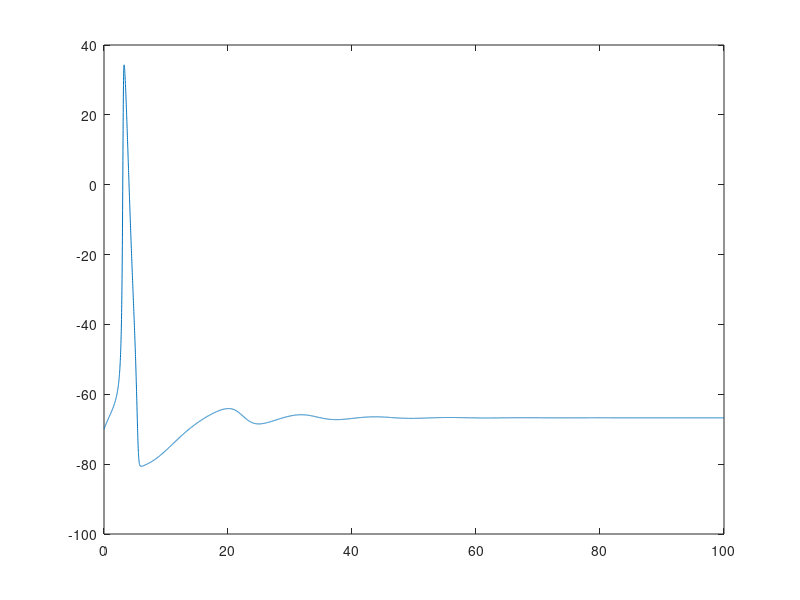
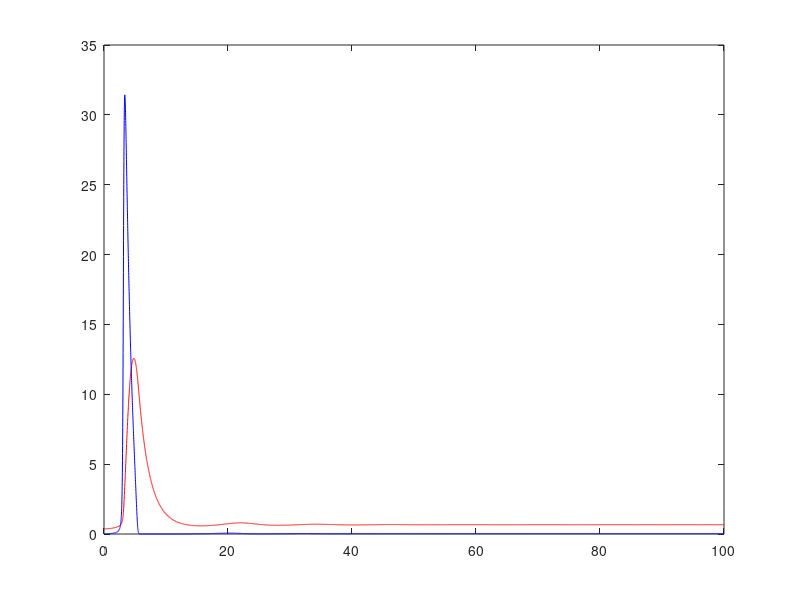

The MATLAB source for these figures, in order:
%Initialize all constants
g_k = 36;
g_na = 120;
g_l = .3;
e_k = -12;
e_na = 115;
e_l = 10.6;
v_rest = -70;
c_m = 1;
I = 5;

%Introduce all variables
% v_m = membrane voltage
% m = probability of active sodium channels
% h = probability of inactive sodium channels
% n = probability of active potassium channels

v_m = 0; %start membrane at 0 for the purposes of solving the differential equations

step = .01;
t = 0:step:100;

%Initial conditions
a_m = .1*((25-v_m)/(exp((25-v_m)/10)-1));
b_m = 4*exp(-v_m/18);
a_h = .07*exp(-v_m/20);
b_h = 1/(exp((30-v_m)/10)+1);
a_n = .01*((10-v_m)/(exp((10-v_m)/10)-1));
b_n = .125*exp(-v_m/80);

m = a_m/(a_m + b_m);
h = a_h/(a_h + b_h);
n = a_n/(a_n + b_n);

G_na = (m^3)*g_na*h;
G_k = (n^4)*g_k;
G_l = g_l;

%main loop over 100 ms: calculate probability coeffs, ion channel currents,
%and run euler's method to obtain next point in time
for i = 1:length(t)-1

a_m(i) = .1*((25-v_m(i))/(exp((25-v_m(i))/10)-1));
b_m(i) = 4*exp(-v_m(i)/18);
a_h(i) = .07*exp(-v_m(i)/20);
b_h(i) = 1/(exp((30-v_m(i))/10)+1);
a_n(i) = .01*((10-v_m(i))/(exp((10-v_m(i))/10)-1));
b_n(i) = .125*exp(-v_m(i)/80);

i_na = (m(i)^3)*g_na*h(i)*(v_m(i) - e_na);
G_na(i+1) = (m(i)^3)*g_na*h(i);
i_k = (n(i)^4)*g_k*(v_m(i) - e_k);
G_k(i+1) = (n(i)^4)*g_k;
i_l = g_l*(v_m(i) - e_l);
G_l = g_l;
i_ion = I - i_na - i_k - i_l;

v_m(i+1) = v_m(i) + (step*(i_ion/c_m));
m(i+1) = m(i) + (step*((a_m(i)*(1-m(i)))-(b_m(i)*m(i))));
h(i+1) = h(i) + (step*((a_h(i)*(1-h(i)))-(b_h(i)*h(i))));
n(i+1) = n(i) + (step*((a_n(i)*(1-n(i)))-(b_n(i)*n(i))));

end

v_m = v_m + v_rest; %shift resting potential down to -70mV

plot(t,v_m);
figure
plot(t,G_k,'r',t,G_na,'b');